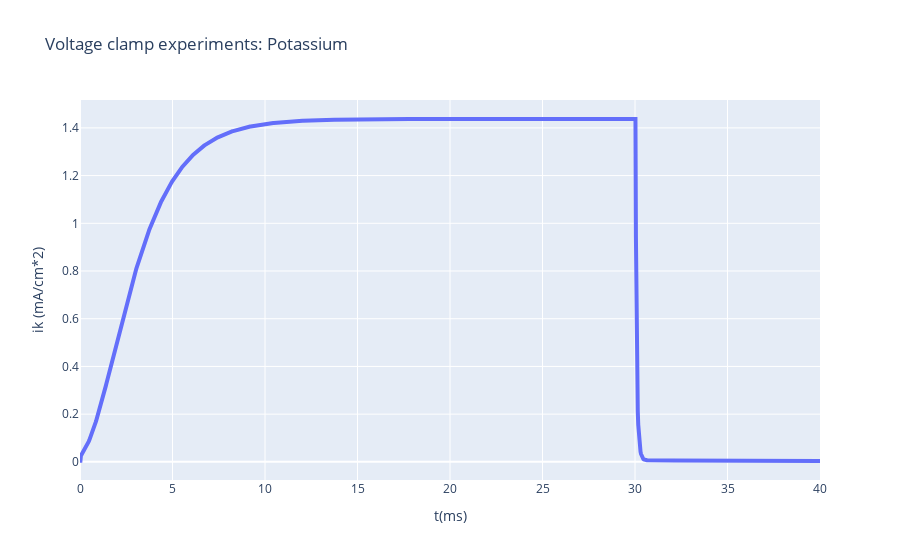

Here is the notebook cell this chart was saved with:
### Code cell
import plotly
import plotly.graph_objects as go
# plot potassium
k_fig = go.Figure()
k_fig.add_trace(go.Scatter(x=t, y=ik, name=f"V={v}", line={"width": 4}))

k_fig.update_layout(dict(
    xaxis_title="t(ms)",
    yaxis_title="ik (mA/cm*2)",
    title="Voltage clamp experiments: Potassium"
))

### Figure 1 — Plotly figure (JSON) as saved in the notebook; plotly's stock layout.template omitted (floating-point values rounded to 4 significant figures; data arrays with more than 128 entries replaced by an {"elided": "..."} marker saying what was removed)
{"data": [{"line": {"width": 4}, "name": "V=Vector[129]", "type": "scatter", "x": {"elided": "1601 float values"}, "y": {"elided": "1601 float values"}}], "layout": {"title": {"text": "Voltage clamp experiments: Potassium"}, "xaxis": {"title": {"text": "t(ms)"}}, "yaxis": {"title": {"text": "ik (mA/cm*2)"}}}}
